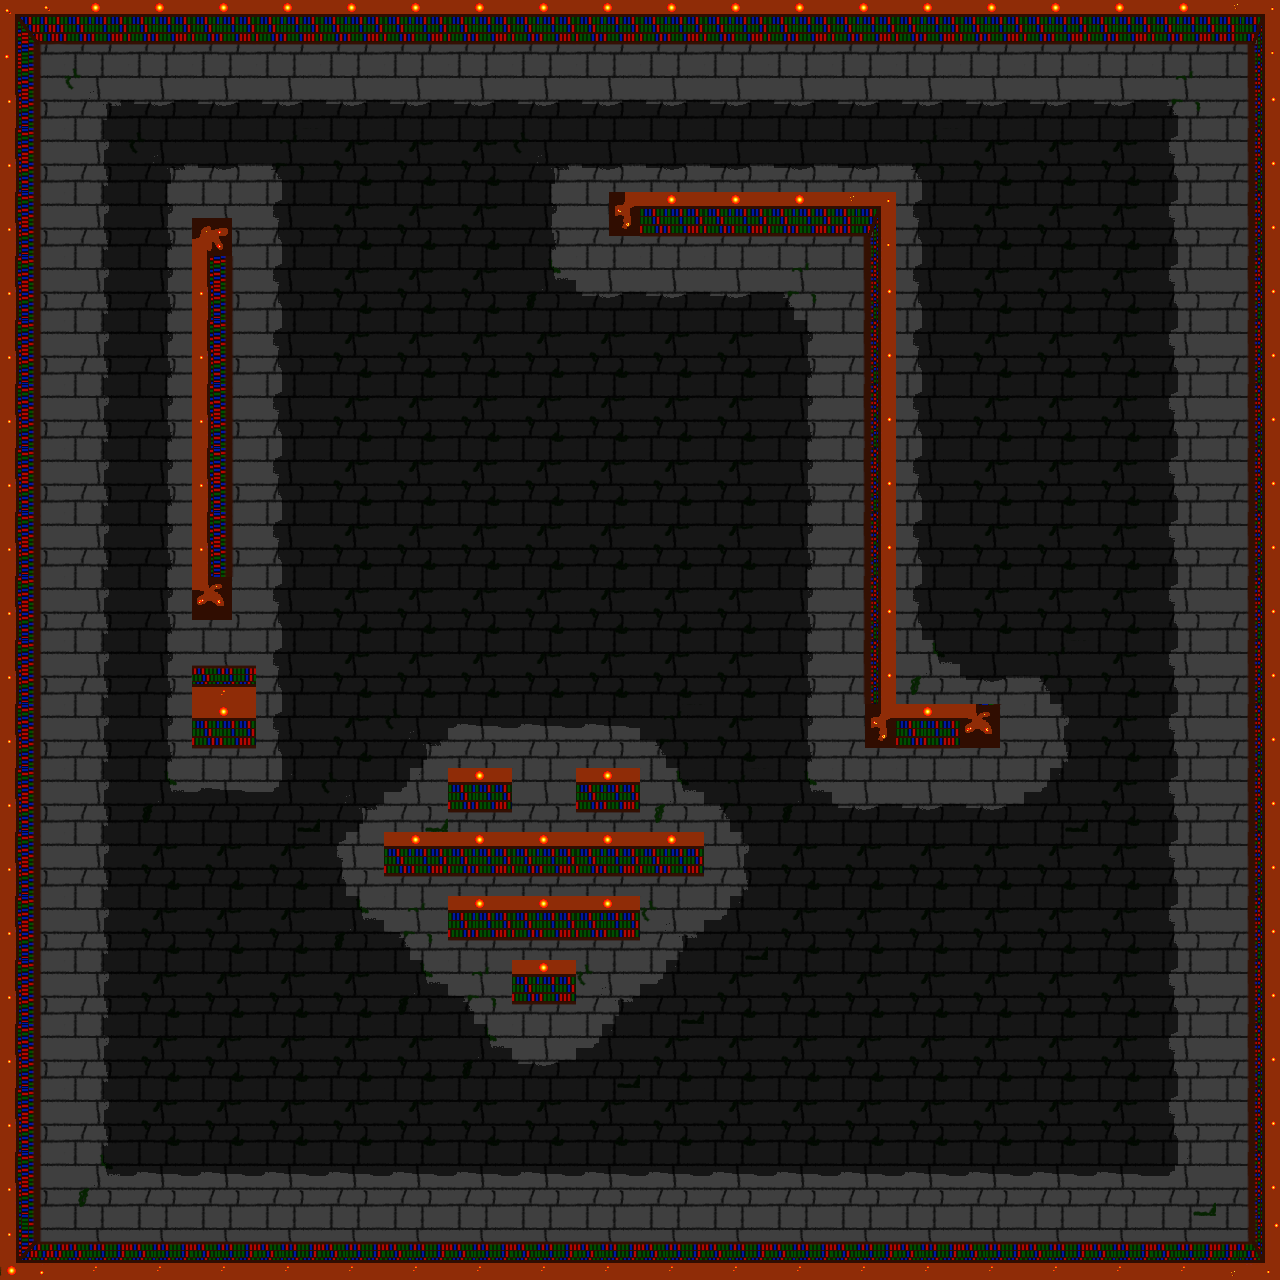

The image is a tile-based game level rendered from a .tmx file. Its description and complete source (layers, tilesets, objects, tile grids) follow:
An orthogonal 20x20 tile map with 64x64 px tiles, 2 tile layers (Base Map, Structures), 2 hidden layers not drawn and 5 objects (Spawn_Player, Spawn_Spirit, Spawn_Squid, Spawn_Raccoon, Spawn_Bamboo).

<map version="1.10" tiledversion="1.10.1" orientation="orthogonal" renderorder="right-down" width="20" height="20" tilewidth="64" tileheight="64" infinite="0" nextlayerid="6" nextobjectid="6">
 <editorsettings>
  <export target="../export/testmap.tmx" format="tmx" />
 </editorsettings>
 <tileset firstgid="1" source="../tsx/tileset.tsx" />
 <layer id="1" name="Base Map" width="20" height="20">
  <data encoding="csv">
38,38,38,38,38,38,38,38,38,38,38,38,38,38,38,38,38,38,38,38,
38,1,2,2,2,2,2,2,2,2,2,2,2,2,2,2,2,2,3,38,
38,31,91,92,93,32,32,32,91,92,92,92,92,92,93,32,32,32,33,38,
38,31,121,38,123,32,32,32,121,38,38,38,38,38,123,32,32,32,33,38,
38,31,121,38,123,32,32,32,151,2,2,2,3,38,123,32,32,32,33,38,
38,31,121,38,123,32,32,32,32,32,32,32,121,38,123,32,32,32,33,38,
38,31,121,38,123,32,32,32,32,32,32,32,121,38,123,32,32,32,33,38,
38,31,121,38,123,32,32,32,32,32,32,32,121,38,123,32,32,32,33,38,
38,31,121,38,123,32,32,32,32,32,32,32,121,38,123,32,32,32,33,38,
38,31,121,38,123,32,32,32,32,32,32,32,121,38,123,32,32,32,33,38,
38,31,121,38,123,32,32,32,32,32,32,32,121,38,61,92,93,32,33,38,
38,31,121,38,123,32,91,62,62,62,93,32,121,38,38,38,31,32,33,38,
38,31,151,152,153,91,63,38,35,38,61,93,151,2,2,2,153,32,33,38,
38,31,32,32,32,33,38,38,38,38,38,31,32,32,32,32,32,32,33,38,
38,31,32,32,32,151,3,38,38,38,1,153,32,32,32,32,32,32,33,38,
38,31,32,32,32,32,151,3,38,1,153,32,32,32,32,32,32,32,33,38,
38,31,32,32,32,32,32,151,2,153,32,32,32,32,32,32,32,32,33,38,
38,31,32,32,32,32,32,32,32,32,32,32,32,32,32,32,32,32,33,38,
38,61,62,62,62,62,62,62,62,62,62,62,62,62,62,62,62,62,63,38,
38,38,38,38,38,38,38,38,38,38,38,38,38,38,38,38,38,38,38,38
</data>
 </layer>
 <layer id="2" name="Structures" width="20" height="20">
  <data encoding="csv">
4,5,5,5,5,5,5,5,5,5,5,5,5,5,5,5,5,5,5,6,
34,0,0,0,0,0,0,0,0,0,0,0,0,0,0,0,0,0,0,36,
34,0,0,0,0,0,0,0,0,0,0,0,0,0,0,0,0,0,0,36,
34,0,0,9,0,0,0,0,0,67,5,5,5,6,0,0,0,0,0,36,
34,0,0,39,0,0,0,0,0,0,0,0,0,36,0,0,0,0,0,36,
34,0,0,39,0,0,0,0,0,0,0,0,0,36,0,0,0,0,0,36,
34,0,0,39,0,0,0,0,0,0,0,0,0,36,0,0,0,0,0,36,
34,0,0,39,0,0,0,0,0,0,0,0,0,36,0,0,0,0,0,36,
34,0,0,39,0,0,0,0,0,0,0,0,0,36,0,0,0,0,0,36,
34,0,0,69,0,0,0,0,0,0,0,0,0,36,0,0,0,0,0,36,
34,0,0,8,0,0,0,0,0,0,0,0,0,36,0,0,0,0,0,36,
34,0,0,5,0,0,0,0,0,0,0,0,0,67,5,69,0,0,0,36,
34,0,0,0,0,0,0,5,0,5,0,0,0,0,0,0,0,0,0,36,
34,0,0,0,0,0,5,5,5,5,5,0,0,0,0,0,0,0,0,36,
34,0,0,0,0,0,0,5,5,5,0,0,0,0,0,0,0,0,0,36,
34,0,0,0,0,0,0,0,5,0,0,0,0,0,0,0,0,0,0,36,
34,0,0,0,0,0,0,0,0,0,0,0,0,0,0,0,0,0,0,36,
34,0,0,0,0,0,0,0,0,0,0,0,0,0,0,0,0,0,0,36,
34,0,0,0,0,0,0,0,0,0,0,0,0,0,0,0,0,0,0,36,
64,65,65,65,65,65,65,65,65,65,65,65,65,65,65,65,65,65,65,66
</data>
 </layer>
 <layer id="3" name="Obstacles" width="20" height="20" visible="0">
  <data encoding="csv">
10,10,10,10,10,10,10,10,10,10,10,10,10,10,10,10,10,10,10,10,
10,0,0,0,0,0,0,0,0,0,0,0,0,0,0,0,0,0,0,10,
10,0,0,0,0,0,0,0,0,0,0,0,0,0,0,0,0,0,0,10,
10,0,0,10,0,0,0,0,0,10,10,10,10,10,0,0,0,0,0,10,
10,0,0,10,0,0,0,0,0,0,0,0,0,10,0,0,0,0,0,10,
10,0,0,10,0,0,0,0,0,0,0,0,0,10,0,0,0,0,0,10,
10,0,0,10,0,0,0,0,0,0,0,0,0,10,0,0,0,0,0,10,
10,0,0,10,0,0,0,0,0,0,0,0,0,10,0,0,0,0,0,10,
10,0,0,10,0,0,0,0,0,0,0,0,0,10,0,0,0,0,0,10,
10,0,0,10,0,0,0,0,0,0,0,0,0,10,0,0,0,0,0,10,
10,0,0,10,0,0,0,0,0,0,0,0,0,10,0,0,0,0,0,10,
10,0,0,10,0,0,0,0,0,0,0,0,0,10,10,10,0,0,0,10,
10,0,0,0,0,0,0,10,0,10,0,0,0,0,0,0,0,0,0,10,
10,0,0,0,0,0,10,10,10,10,10,0,0,0,0,0,0,0,0,10,
10,0,0,0,0,0,0,10,10,10,0,0,0,0,0,0,0,0,0,10,
10,0,0,0,0,0,0,0,10,0,0,0,0,0,0,0,0,0,0,10,
10,0,0,0,0,0,0,0,0,0,0,0,0,0,0,0,0,0,0,10,
10,0,0,0,0,0,0,0,0,0,0,0,0,0,0,0,0,0,0,10,
10,0,0,0,0,0,0,0,0,0,0,0,0,0,0,0,0,0,0,10,
10,10,10,10,10,10,10,10,10,10,10,10,10,10,10,10,10,10,10,10
</data>
 </layer>
 <layer id="4" name="Entities" width="20" height="20" visible="0">
  <data encoding="csv">
0,0,0,0,0,0,0,0,0,0,0,0,0,0,0,0,0,0,0,0,
0,0,0,0,0,0,0,0,0,0,0,0,0,0,0,0,0,0,0,0,
0,0,0,0,0,0,0,0,0,0,0,0,0,0,0,0,0,0,0,0,
0,0,0,0,0,0,0,0,0,0,0,0,0,0,0,0,0,0,0,0,
0,0,0,0,0,0,0,0,0,0,0,0,0,0,0,0,0,0,0,0,
0,0,0,0,0,0,0,0,0,0,0,0,0,0,0,0,0,0,0,0,
0,0,0,0,0,0,0,0,0,0,0,0,0,0,0,0,0,0,0,0,
0,0,0,0,0,0,0,0,0,0,0,0,0,0,0,0,0,0,0,0,
0,0,0,0,0,0,0,0,0,0,0,0,0,0,0,0,0,0,0,0,
0,0,0,0,0,0,0,0,0,0,0,0,0,0,0,0,0,0,0,0,
0,0,0,0,0,0,0,0,0,0,0,0,0,0,0,0,0,0,0,0,
0,0,0,0,0,0,0,0,0,0,0,0,0,0,0,0,0,0,0,0,
0,0,0,0,0,0,0,0,0,0,0,0,0,0,0,0,0,0,0,0,
0,0,0,0,0,0,0,0,0,0,0,0,0,0,0,0,0,0,0,0,
0,0,0,0,0,0,0,0,0,0,0,0,0,0,0,0,0,0,0,0,
0,0,0,0,0,0,0,0,0,0,0,0,0,0,0,0,0,0,0,0,
0,0,0,0,0,0,0,0,0,0,0,0,0,0,0,0,0,0,0,0,
0,0,0,0,0,0,0,0,0,0,0,0,0,0,0,0,0,0,0,0,
0,0,0,0,0,0,0,0,0,0,0,0,0,0,0,0,0,0,0,0,
0,0,0,0,0,0,0,0,0,0,0,0,0,0,0,0,0,0,0,0
</data>
 </layer>
 <objectgroup id="5" name="Entity_Spawners">
  <object id="1" name="Spawn_Player" x="732" y="352">
   <point />
  </object>
  <object id="2" name="Spawn_Spirit" x="676" y="126">
   <point />
  </object>
  <object id="3" name="Spawn_Squid" x="94" y="482">
   <point />
  </object>
  <object id="4" name="Spawn_Raccoon" x="932" y="1036">
   <point />
  </object>
  <object id="5" name="Spawn_Bamboo" x="474" y="624">
   <point />
  </object>
 </objectgroup>
</map>